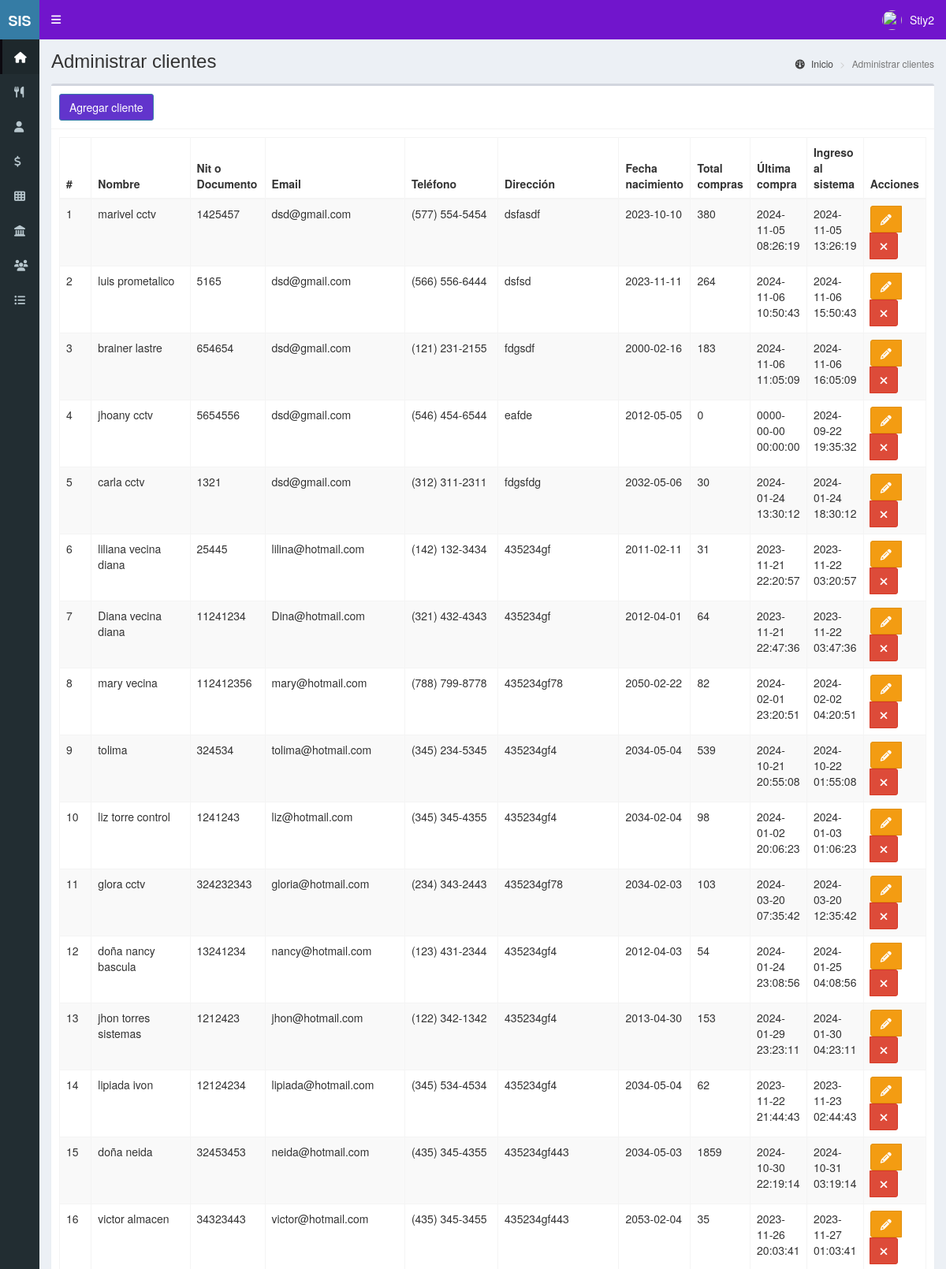
Screenshot of /clientes (signed in, upper part) with the database file from the repository.
### tables this page shows
CREATE TABLE `clientes` (
  `id` int(11) NOT NULL,
  `nombre` text NOT NULL,
  `documento` int(11) NOT NULL,
  `email` text NOT NULL,
  `telefono` text NOT NULL,
  `direccion` text NOT NULL,
  `fecha_nacimiento` date NOT NULL,
  `compras` int(11) NOT NULL,
  `ultima_compra` datetime NOT NULL,
  `fecha` timestamp NOT NULL DEFAULT current_timestamp() ON UPDATE current_timestamp()
);

### controladores/plantilla.controlador.php (called while the page is built)
<?php
class ControladorPlantilla{
	static public function ctrPlantilla(){
		include "vistas/plantilla.php";
	}
}

### index.php (called while the page is built, shortened)
<?php
require_once "controladores/plantilla.controlador.php";
require_once "controladores/usuarios.controlador.php";
require_once "controladores/clientes.controlador.php";
require_once "controladores/ventas.controlador.php";
require_once "modelos/clientes.modelo.php";
$plantilla = new ControladorPlantilla();
$plantilla->ctrPlantilla();

### controladores/clientes.controlador.php (called while the page is built, shortened)
<?php
class ControladorClientes{
	static public function ctrMostrarClientes($item, $valor){
		$tabla = "clientes";
		$respuesta = ModeloClientes::mdlMostrarClientes($tabla, $item, $valor);
		return $respuesta;
	}
}

### modelos/conexion.php (called while the page is built)
<?php
class Conexion{
	static public function conectar(){
		$link = new PDO("mysql:host=localhost;dbname=sis_restaurant",
			            "root",
			            "");
		$link->exec("set names utf8");
		return $link;
	}
}

### modelos/clientes.modelo.php (called while the page is built, shortened)
<?php
require_once "conexion.php";
class ModeloClientes{
	static public function mdlMostrarClientes($tabla, $item, $valor){
		if($item != null){
			$stmt = Conexion::conectar()->prepare("SELECT * FROM $tabla WHERE $item = :$item");
			$stmt -> bindParam(":".$item, $valor, PDO::PARAM_STR);
			$stmt -> execute();
			return $stmt -> fetch();
		}else{
			$stmt = Conexion::conectar()->prepare("SELECT * FROM $tabla");
			$stmt -> execute();
			return $stmt -> fetchAll();
		}
	}
}

### vistas/modulos/clientes.php (the view, shortened to what this page needs)
<div class="content-wrapper">
  <section class="content-header">
    <h1>
      Administrar clientes
    </h1>
    <ol class="breadcrumb">
      <li><a href="inicio"><i class="fa fa-dashboard"></i> Inicio</a></li>
      <li class="active">Administrar clientes</li>
    </ol>
  </section>
  <section class="content">
    <div class="box">
      <div class="box-header with-border">
        <button class="btn btn-primary" data-toggle="modal" data-target="#modalAgregarCliente">
          Agregar cliente
        </button>
      </div>
      <div class="box-body">
       <table class="table table-bordered table-striped dt-responsive tablas" width="100%">
        <thead>
         <tr>
           <th style="width:10px">#</th>
           <th>Nombre</th>
           <th>Nit o Documento</th>
           <th>Email</th>
           <th>Teléfono</th>
           <th>Dirección</th>
           <th>Fecha nacimiento</th>
           <th>Total compras</th>
           <th>Última compra</th>
           <th>Ingreso al sistema</th>
           <th>Acciones</th>
         </tr>
        </thead>
        <tbody>
        <?php
          $item = null;
          $valor = null;
          $clientes = ControladorClientes::ctrMostrarClientes($item, $valor);
          foreach ($clientes as $key => $value) {
            echo '<tr>
                    <td>'.($key+1).'</td>
                    <td>'.$value["nombre"].'</td>
                    <td>'.$value["documento"].'</td>
                    <td>'.$value["email"].'</td>
                    <td>'.$value["telefono"].'</td>
                    <td>'.$value["direccion"].'</td>
                    <td>'.$value["fecha_nacimiento"].'</td>
                    <td>'.$value["compras"].'</td>
                    <td>'.$value["ultima_compra"].'</td>
                    <td>'.$value["fecha"].'</td>
                    <td>
                      <div class="btn-group">
                        <button class="btn btn-warning btnEditarCliente" data-toggle="modal" data-target="#modalEditarCliente" idCliente="'.$value["id"].'"><i class="fa fa-pencil"></i></button>';
                      if($_SESSION["perfil"] == "Administrador"){
                          echo '<button class="btn btn-danger btnEliminarCliente" idCliente="'.$value["id"].'"><i class="fa fa-times"></i></button>';
                      }
                      echo '</div>
                    </td>
                  </tr>';
            }
        ?>
        </tbody>
       </table>
      </div>
    </div>
  </section>
</div>

### rows the page displays
clientes: nombre "marivel cctv", documento "1425457", email "dsd@gmail.com", telefono "(577) 554-5454", direccion "dsfasdf", fecha_nacimiento "2023-10-10", compras "380", ultima_compra "2024-11-05 08:26:19", fecha "2024-11-05 13:26:19"
clientes: nombre "luis prometalico", documento "5165", email "dsd@gmail.com", telefono "(566) 556-6444", direccion "dsfsd", fecha_nacimiento "2023-11-11", compras "264", ultima_compra "2024-11-06 10:50:43", fecha "2024-11-06 15:50:43"
clientes: nombre "brainer lastre", documento "654654", email "dsd@gmail.com", telefono "(121) 231-2155", direccion "fdgsdf", fecha_nacimiento "2000-02-16", compras "183", ultima_compra "2024-11-06 11:05:09", fecha "2024-11-06 16:05:09"
clientes: nombre "jhoany cctv", documento "5654556", email "dsd@gmail.com", telefono "(546) 454-6544", direccion "eafde", fecha_nacimiento "2012-05-05", compras "0", ultima_compra "0000-00-00 00:00:00", fecha "2024-09-22 19:35:32"
clientes: nombre "carla cctv", documento "1321", email "dsd@gmail.com", telefono "(312) 311-2311", direccion "fdgsfdg", fecha_nacimiento "2032-05-06", compras "30", ultima_compra "2024-01-24 13:30:12", fecha "2024-01-24 18:30:12"
clientes: nombre "liliana vecina diana", documento "25445", email "lilina@hotmail.com", telefono "(142) 132-3434", direccion "435234gf", fecha_nacimiento "2011-02-11", compras "31", ultima_compra "2023-11-21 22:20:57", fecha "2023-11-22 03:20:57"
clientes: nombre "Diana vecina diana", documento "11241234", email "Dina@hotmail.com", telefono "(321) 432-4343", direccion "435234gf", fecha_nacimiento "2012-04-01", compras "64", ultima_compra "2023-11-21 22:47:36", fecha "2023-11-22 03:47:36"
clientes: nombre "mary vecina", documento "112412356", email "mary@hotmail.com", telefono "(788) 799-8778", direccion "435234gf78", fecha_nacimiento "2050-02-22", compras "82", ultima_compra "2024-02-01 23:20:51", fecha "2024-02-02 04:20:51"
clientes: nombre "tolima", documento "324534", email "tolima@hotmail.com", telefono "(345) 234-5345", direccion "435234gf4", fecha_nacimiento "2034-05-04", compras "539", ultima_compra "2024-10-21 20:55:08", fecha "2024-10-22 01:55:08"
clientes: nombre "liz torre control", documento "1241243", email "liz@hotmail.com", telefono "(345) 345-4355", direccion "435234gf4", fecha_nacimiento "2034-02-04", compras "98", ultima_compra "2024-01-02 20:06:23", fecha "2024-01-03 01:06:23"
clientes: nombre "glora cctv", documento "324232343", email "gloria@hotmail.com", telefono "(234) 343-2443", direccion "435234gf78", fecha_nacimiento "2034-02-03", compras "103", ultima_compra "2024-03-20 07:35:42", fecha "2024-03-20 12:35:42"
clientes: nombre "doña nancy bascula", documento "13241234", email "nancy@hotmail.com", telefono "(123) 431-2344", direccion "435234gf4", fecha_nacimiento "2012-04-03", compras "54", ultima_compra "2024-01-24 23:08:56", fecha "2024-01-25 04:08:56"
clientes: nombre "jhon torres sistemas", documento "1212423", email "jhon@hotmail.com", telefono "(122) 342-1342", direccion "435234gf4", fecha_nacimiento "2013-04-30", compras "153", ultima_compra "2024-01-29 23:23:11", fecha "2024-01-30 04:23:11"
clientes: nombre "lipiada ivon", documento "12124234", email "lipiada@hotmail.com", telefono "(345) 534-4534", direccion "435234gf4", fecha_nacimiento "2034-05-04", compras "62", ultima_compra "2023-11-22 21:44:43", fecha "2023-11-23 02:44:43"
clientes: nombre "doña neida", documento "32453453", email "neida@hotmail.com", telefono "(435) 345-4355", direccion "435234gf443", fecha_nacimiento "2034-05-03", compras "1859", ultima_compra "2024-10-30 22:19:14", fecha "2024-10-31 03:19:14"
clientes: nombre "victor almacen", documento "34323443", email "victor@hotmail.com", telefono "(435) 345-3455", direccion "435234gf443", fecha_nacimiento "2053-02-04", compras "35", ultima_compra "2023-11-26 20:03:41", fecha "2023-11-27 01:03:41"

### other values shown
$_SESSION["nombre"] "Stiy2"
